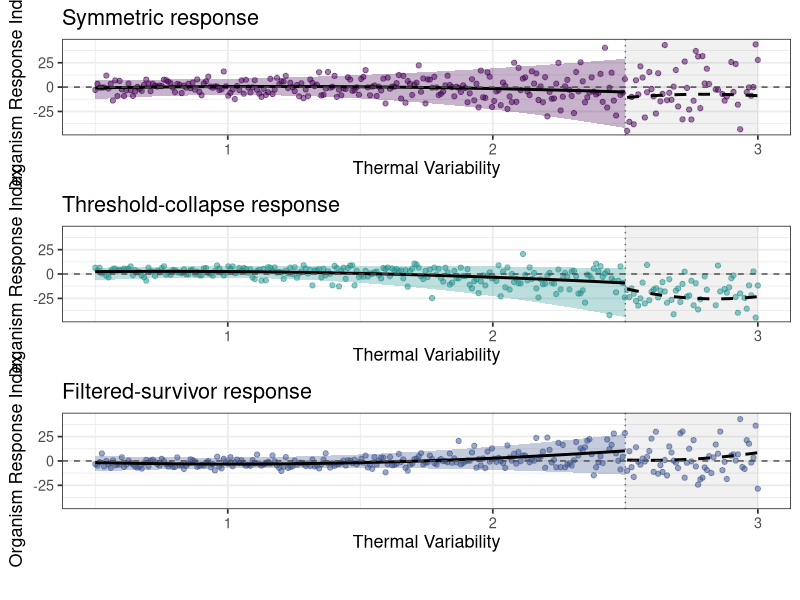

Source code (R):
# Load libraries
library(ggplot2)
library(sn)
library(gridExtra)
library(viridis)
library(quantreg)
library(dplyr)
library(cowplot)

set.seed(42)

### =======================
### USER-DEFINED PARAMETERS
### =======================

# Number of points to simulate
n <- 300

# Range of thermal variability to simulate across
thermal_variability <- seq(0.5, 3, length.out = n)

# Threshold value where the organism response behavior changes
threshold_point <- 2.5

# Parameters for the three data scenarios:
# Skew value: controls asymmetry of the distribution
# Center shift: moves the center of response before the threshold
# Drop: vertical drop in response after the threshold
params_symmetric <- list(skew_value = 0,   center_shift = 0,  drop = -5)
params_left_skew <- list(skew_value = -3,  center_shift = 7,  drop = -13)
params_right_skew <- list(skew_value = 3,  center_shift = -7, drop = -13)

# Color palette for plots (dark viridis shades, skipping yellow)
custom_colors <- c("#440154FF", "#21908CFF", "#3B528BFF")  # p1, p2, p3

### =======================
### FUNCTIONS
### =======================

# Simulate data with skew, funnel shape, and threshold-induced shift
generate_skewed_data_with_threshold <- function(skew_value, center_shift = 0, threshold = 2.5, drop = -5) {
  omega <- 5 + thermal_variability^3  # Funnel: tighter at low variability
  xi <- ifelse(thermal_variability < threshold, center_shift, center_shift + drop)
  response <- rsn(n = n, xi = xi, omega = omega, alpha = skew_value)
  data.frame(
    thermal_variability = thermal_variability,
    organism_response = response
  )
}

# Fit separate quadratic trends pre- and post-threshold
get_trend_lines <- function(data, threshold) {
  data_pre <- filter(data, thermal_variability <= threshold)
  data_post <- filter(data, thermal_variability > threshold)
  
  model_pre <- lm(organism_response ~ poly(thermal_variability, 2), data = data_pre)
  model_post <- lm(organism_response ~ poly(thermal_variability, 2), data = data_post)
  
  x_pre <- seq(min(data_pre$thermal_variability), max(data_pre$thermal_variability), length.out = 100)
  x_post <- seq(min(data_post$thermal_variability), max(data_post$thermal_variability), length.out = 100)
  
  data.frame(
    x = c(x_pre, x_post),
    y = c(predict(model_pre, data.frame(thermal_variability = x_pre)),
          predict(model_post, data.frame(thermal_variability = x_post))),
    phase = rep(c("Pre", "Post"), each = 100)
  )
}

# Generate 95% quantile ribbons
get_quantile_ribbon <- function(df, taus = c(0.05, 0.95)) {
  rq_low <- rq(organism_response ~ poly(thermal_variability, 2), tau = taus[1], data = df)
  rq_high <- rq(organism_response ~ poly(thermal_variability, 2), tau = taus[2], data = df)
  x_seq <- seq(min(df$thermal_variability), max(df$thermal_variability), length.out = 300)
  pred_low <- predict(rq_low, newdata = data.frame(thermal_variability = x_seq))
  pred_high <- predict(rq_high, newdata = data.frame(thermal_variability = x_seq))
  data.frame(thermal_variability = x_seq, ymin = pred_low, ymax = pred_high)
}

# Plot function with trend lines, ribbons, and threshold shading
make_threshold_plot <- function(data, title, color, threshold = 2.5) {
  ribbon_data <- get_quantile_ribbon(data)
  ribbon_data_pre <- filter(ribbon_data, thermal_variability <= threshold)
  trend_df <- get_trend_lines(data, threshold)
  
  ggplot(data, aes(x = thermal_variability, y = organism_response)) +
    annotate("rect", xmin = threshold, xmax = max(data$thermal_variability),
             ymin = -Inf, ymax = Inf, fill = "gray30", alpha = 0.08) +
    
    geom_ribbon(data = ribbon_data_pre,
                aes(x = thermal_variability, ymin = ymin, ymax = ymax),
                fill = color, alpha = 0.3, inherit.aes = FALSE) +
    
    geom_point(alpha = 0.5, color = color) +
    
    geom_line(data = trend_df, aes(x = x, y = y, linetype = phase), color = "black", linewidth = 1) +
    
    geom_vline(xintercept = threshold, linetype = "dotted", color = "gray40") +
    geom_hline(yintercept = 0, linetype = "dashed", color = "gray30") +
    
    scale_linetype_manual(values = c("Pre" = "solid", "Post" = "dashed")) +
    guides(linetype = guide_legend(override.aes = list(color = "black"))) +
    
    labs(title = title,
         x = "Thermal Variability",
         y = "Organism Response Index",
         linetype = "Trend Phase") +
    ylim(-45, 45) +
    theme_bw(base_size = 13) +
    theme(legend.position = "bottom")
}

### =======================
### GENERATE DATA & PLOTS
### =======================

data_symmetric   <- generate_skewed_data_with_threshold(
  skew_value = params_symmetric$skew_value,
  center_shift = params_symmetric$center_shift,
  drop = params_symmetric$drop
)

data_left_skew   <- generate_skewed_data_with_threshold(
  skew_value = params_left_skew$skew_value,
  center_shift = params_left_skew$center_shift,
  drop = params_left_skew$drop
)

data_right_skew  <- generate_skewed_data_with_threshold(
  skew_value = params_right_skew$skew_value,
  center_shift = params_right_skew$center_shift,
  drop = params_right_skew$drop
)

p1 <- make_threshold_plot(data_symmetric,   "Symmetric response",           custom_colors[1])
p2 <- make_threshold_plot(data_left_skew,   "Threshold-collapse response",  custom_colors[2])
p3 <- make_threshold_plot(data_right_skew,  "Filtered-survivor response",   custom_colors[3])

# Arrange plots vertically without legends
combined_plot <- plot_grid(p1 + theme(legend.position = "none"),
                           p2 + theme(legend.position = "none"),
                           p3 + theme(legend.position = "none"),
                           ncol = 1, align = "v")

# Extract and append legend
legend <- get_legend(p1)
final_plot <- plot_grid(combined_plot, legend, ncol = 1, rel_heights = c(1, 0.07))

# Save final figure
ggsave("3phases_threshold_funnel_skew222.png", plot = final_plot,
       width = 6, height = 8.5, dpi = 300, units = "in")
